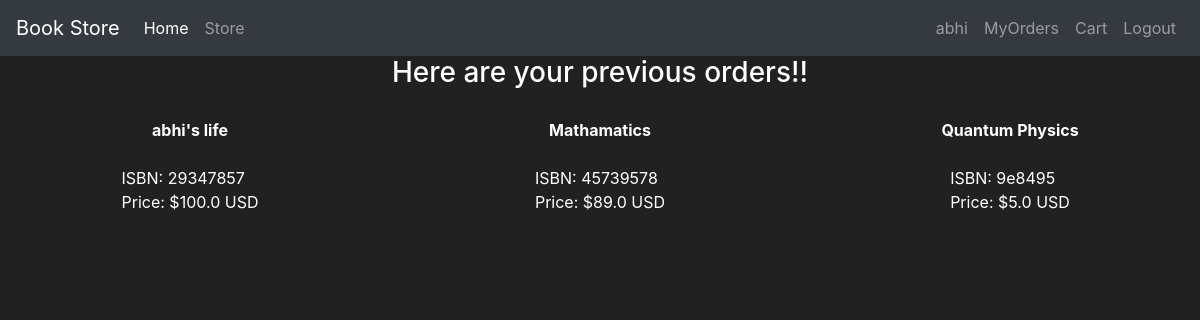
Page /yourorders (signed in) on the committed database.
### project/models/user_model.py (models this page shows, shortened)
class User(db.Model,UserMixin):
    id = db.Column(db.Integer(), primary_key=True)
    username = db.Column(db.String(length=30), nullable=False, unique=True)
    email_address = db.Column(db.String(length=50), nullable=False, unique=True)
    address = db.Column(db.String(),nullable = False)
    isadmin = db.Column(db.Boolean(),default = False)
    password_hash = db.Column(db.String(length=60), nullable=False)
    cart = db.relationship('Cart', backref='user', lazy=True, uselist = False)
    order = db.relationship('Order', backref='user', lazy=True, uselist = False)
    @property
    def password(self):
        return self.password

### project/models/Book_model.py (models this page shows, shortened)
class Book(db.Model):
    id = db.Column(db.Integer, primary_key=True)
    title = db.Column(db.String(255), nullable=False)
    author = db.Column(db.String(255), nullable=False)
    isbn = db.Column(db.String(20), unique=True, nullable=False)
    genre = db.Column(db.String(50))
    price = db.Column(db.Float, nullable=False)
    availability = db.Column(db.Integer, default=True)

### project/routes/previous_orders.py (the view)
@app.route("/yourorders",methods=["GET"])
@login_required
def get_orders():
    current = current_user
    if current.order == None:
        neworder = Order(user_id=current.id)
        db.session.add(neworder)
        db.session.commit()
    userorders = current.order.items.all()
    book_details = []
    for i in userorders:
        book_details.append(Book.query.get(i.book_id))
    return render_template("previous_orders.html",book_details = book_details)

### project/models/user_model.py (called while the page is built)
@login_manager.user_loader
def load_user(user_id):
    return User.query.get(int(user_id))

### project/templates/previous_orders.html (shortened to what this page needs)
{% extends 'base.html' %}
{% block content %}
    <h3 >Here are your previous orders!!</h3>
    {% if book_details %}
        <div id="book-list" class="flex-container">
            {% for item in book_details %}
                <div class="book-item">
                    <strong>{{ item.title }}</strong><br>
                    ISBN: {{ item.isbn }}<br>
                    Price: ${{ item.price }} USD
                </div>
            {% endfor %}
        </div>
    {% else %}
        <h3>You have no Orders!!</h3>
    {% endif %}
{% endblock %}

### project/templates/base.html (shortened to what this page needs)
<!doctype html>
<html lang="en">
   <head>
      <link rel="stylesheet" href="https://cdn.jsdelivr.net/npm/bootstrap@4.5.3/dist/css/bootstrap.min.css">
   </head>
   <body>
    <nav class="navbar navbar-expand-md navbar-dark bg-dark">
      <a class="navbar-brand">Book Store</a>
      <div class="collapse navbar-collapse" id="navbarNav">
        <ul class="navbar-nav mr-auto">
            <li class="nav-item active">
                <a class="nav-link" href="{{url_for('home')}}">Home <span class="sr-only">(current)</span></a>
            </li>
            <li class="nav-item">
                <a class="nav-link" href="{{url_for('show_books')}}">Store</a>
            </li>
        </ul>
        {% if current_user.is_authenticated %}
          {% if current_user.isadmin %}
            <ul class="navbar-nav">
              <li class="nav-item">
                <a class="nav-link">{{current_user.username}}</a>
              </li>
              <li class="nav-item">
                <a class="nav-link" href="{{url_for('admin.index')}}">Admin Page</a>
              </li>
              <li class="nav-item">
                <a class="nav-link" href="{{url_for('logout')}}">Logout</a>
            </li>
            </ul>
          {% else %}
            <ul class="navbar-nav">
              <li class="nav-item">
                <a class="nav-link">{{current_user.username}}</a>
              </li>
              <li class="nav-item">
                <a class="nav-link" href="{{url_for('get_orders')}}">MyOrders</a>
              </li>
              <li class="nav-item">
                  <a class="nav-link" href="{{url_for('get_cart_items')}}">Cart</a>
              </li>
              <li class="nav-item">
                  <a class="nav-link" href="{{url_for('logout')}}">Logout</a>
              </li>
            </ul>
          {% endif %}
        {% endif %}
      </div>
    </nav>
      {% block content %}
      {% endblock %}
   </body>
</html>

### project/templates/previous_orders.html (style rules this page uses)
body { background-color: #212121; color: white; }
.flex-container { display: flex; flex-wrap: wrap; gap: 20px; justify-content: space-between; }
.book-item { background-color: #212121; padding: 20px; flex: 0 0 calc(33.333% - 20px); box-sizing: border-box; display: flex; flex-direction: column; align-items: center; justify-content: center; }
h3 { text-align: center; }

### project/templates/base.html (style rules this page uses)
body { background-color: #212121; color: white }

### rows in the picture
User: username "abhi"
Book: title "abhi's life", isbn "29347857", price "100.0"
Book: title "Mathamatics", isbn "45739578", price "89.0"
Book: title "Quantum Physics", isbn "9e8495", price "5.0"
